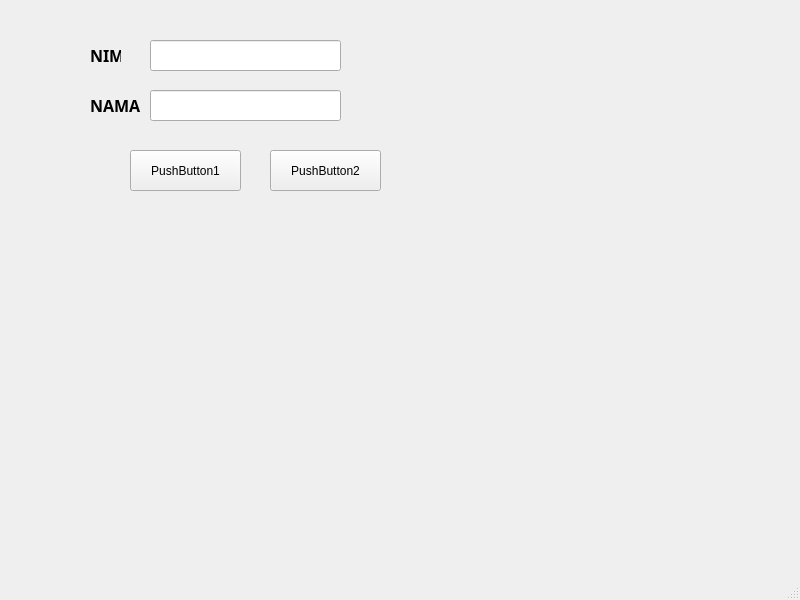
<?xml version="1.0" encoding="UTF-8"?>
<ui version="4.0">
 <class>MainWindow</class>
 <widget class="QMainWindow" name="MainWindow">
  <property name="geometry">
   <rect>
    <x>0</x>
    <y>0</y>
    <width>800</width>
    <height>600</height>
   </rect>
  </property>
  <property name="windowTitle">
   <string>MainWindow</string>
  </property>
  <widget class="QWidget" name="centralwidget">
   <widget class="QPushButton" name="pushButton1">
    <property name="geometry">
     <rect>
      <x>130</x>
      <y>150</y>
      <width>111</width>
      <height>41</height>
     </rect>
    </property>
    <property name="text">
     <string>PushButton1</string>
    </property>
   </widget>
   <widget class="QLineEdit" name="lineEdit">
    <property name="geometry">
     <rect>
      <x>150</x>
      <y>40</y>
      <width>191</width>
      <height>31</height>
     </rect>
    </property>
   </widget>
   <widget class="QLineEdit" name="lineEdit_2">
    <property name="geometry">
     <rect>
      <x>150</x>
      <y>90</y>
      <width>191</width>
      <height>31</height>
     </rect>
    </property>
   </widget>
   <widget class="QPushButton" name="pushButton2">
    <property name="geometry">
     <rect>
      <x>270</x>
      <y>150</y>
      <width>111</width>
      <height>41</height>
     </rect>
    </property>
    <property name="text">
     <string>PushButton2</string>
    </property>
   </widget>
   <widget class="QLabel" name="label">
    <property name="geometry">
     <rect>
      <x>90</x>
      <y>40</y>
      <width>31</width>
      <height>31</height>
     </rect>
    </property>
    <property name="minimumSize">
     <size>
      <width>31</width>
      <height>31</height>
     </size>
    </property>
    <property name="font">
     <font>
      <family>Bahnschrift SemiBold</family>
      <pointsize>12</pointsize>
      <weight>75</weight>
      <bold>true</bold>
     </font>
    </property>
    <property name="text">
     <string>NIM</string>
    </property>
   </widget>
   <widget class="QLabel" name="label_2">
    <property name="geometry">
     <rect>
      <x>90</x>
      <y>90</y>
      <width>51</width>
      <height>31</height>
     </rect>
    </property>
    <property name="minimumSize">
     <size>
      <width>31</width>
      <height>31</height>
     </size>
    </property>
    <property name="font">
     <font>
      <family>Bahnschrift SemiBold</family>
      <pointsize>12</pointsize>
      <weight>75</weight>
      <bold>true</bold>
     </font>
    </property>
    <property name="text">
     <string>NAMA</string>
    </property>
   </widget>
  </widget>
  <widget class="QMenuBar" name="menubar">
   <property name="geometry">
    <rect>
     <x>0</x>
     <y>0</y>
     <width>800</width>
     <height>21</height>
    </rect>
   </property>
  </widget>
  <widget class="QStatusBar" name="statusbar"/>
 </widget>
 <resources/>
 <connections/>
</ui>
